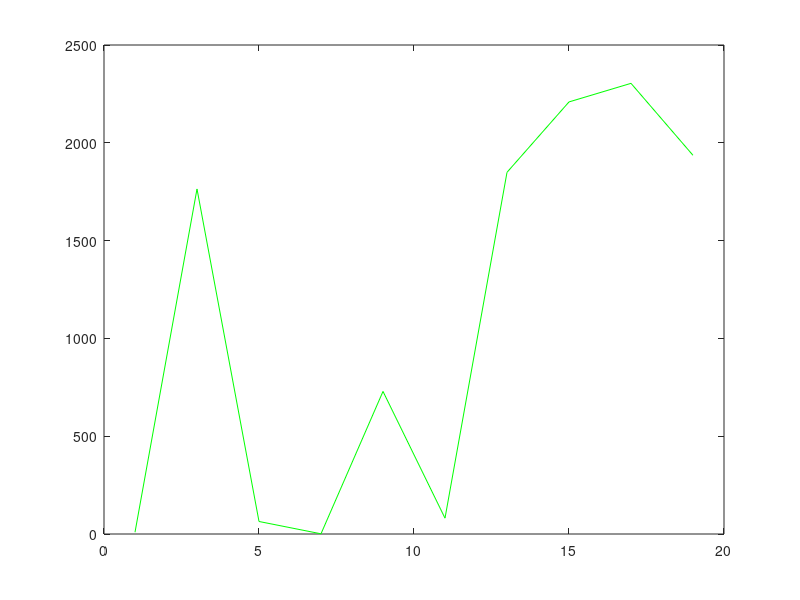

MATLAB code for this plot:
%{
Writer: Akshay S Tharval
1st draft: Sept 7, 2015
Last modified: Sept 9, 2015

Subject: Assignment Q1
%}

clear all
close all
clc

x= 1:2:20 % vector from 1 to 20 having interval of 2
a= randi(50,10,1); % Creating a vector of any 10 randoms from 1 to 50
b= a.^2; % Square of every element in vector a
c= sqrt(a); % Square root of every element in vector a
z= [a,b,c] % Keeping vectors a,b, and c as the first, second and third column of matrix z
title ('Question 1');
xlabel('Second column of Matrix');
ylabel('Vector x');
plot (x,b,'g'); % Plotting vector x and second column of matrix z